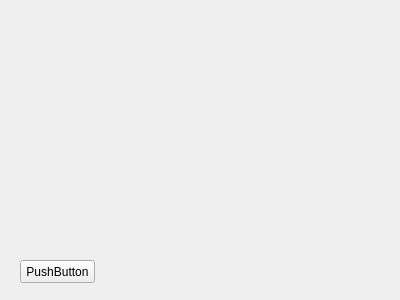
<?xml version="1.0" encoding="UTF-8"?>
<ui version="4.0">
 <class>Form1</class>
 <widget class="QWidget" name="Form1">
  <property name="geometry">
   <rect>
    <x>0</x>
    <y>0</y>
    <width>400</width>
    <height>300</height>
   </rect>
  </property>
  <property name="windowTitle">
   <string>Form</string>
  </property>
  <widget class="QPushButton" name="pushButton">
   <property name="geometry">
    <rect>
     <x>20</x>
     <y>260</y>
     <width>75</width>
     <height>23</height>
    </rect>
   </property>
   <property name="text">
    <string>PushButton</string>
   </property>
  </widget>
 </widget>
 <resources/>
 <connections/>
</ui>
